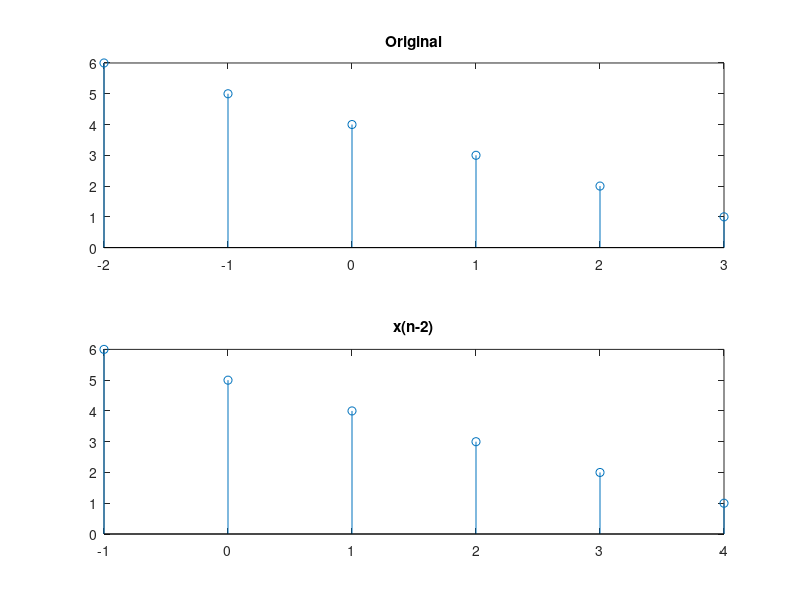

Source code (MATLAB):
n1=[-2,-1,0,1,2,3];
x=[6,5,4,3,2,1];
k=1;

for i=1:length(n1)
    if(n1(i)==0)
        a=i;
        break;
    end
end
a = i-k;
b=0;
c=0;
n=zeros(1,length(n1));
for i=1:length(n)
    if(i<a)
        n(i)=b-1;
        b=b-1;
    elseif(i>a)
        n(i)=i-a;
    end
end
subplot(2,1,1); stem(n1,x);
title('Original')
subplot(2,1,2); stem(n,x);
title('x(n-2)')

  